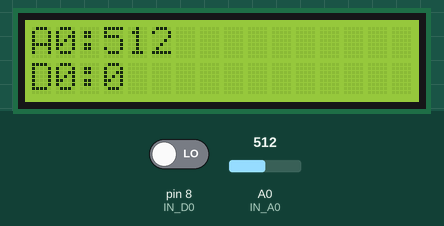
Recording of a sketch running on a simulated Arduino Uno, built with avr-gcc and run on an emulated ATmega328P. Parts: 16×2 character LCD. The test bench sets the inputs (shaded band); at power-on: A0 (IN_A0) = 512, pin 8 (IN_D0) LOW.

Above: at 1.2 s.
1.3 s: A0 (IN_A0) set to 716
At 3.1 s:
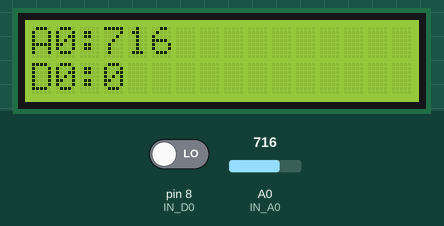
3.6 s: pin 8 (IN_D0) driven HIGH
At 5.3 s:
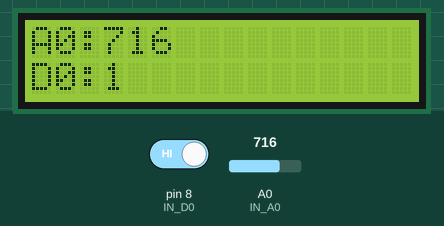
5.6 s: A0 (IN_A0) set to 900
At 6.9 s:
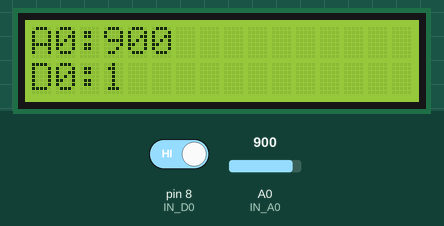
7.6 s: pin 8 (IN_D0) driven LOW
At 9.3 s:
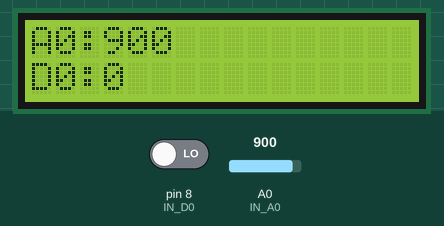
9.6 s: A0 (IN_A0) set to 1023
At 10.6 s:
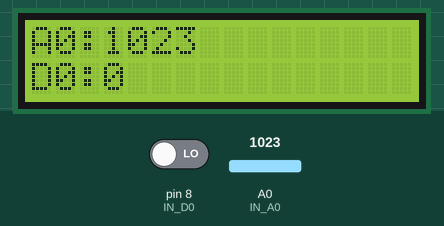
Timing chart, 0 to 12.6 s (numbered marks = the images above; inputs shaded):
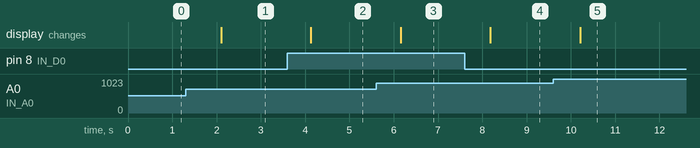

The sketch:

Light_Sensor.ino
```cpp
// (c) Michael Schoeffler 2017, http://www.mschoeffler.de
#include <Wire.h>
#include <LiquidCrystal_I2C.h>

LiquidCrystal_I2C lcd(0x27, 2, 1, 0, 4, 5, 6, 7, 3,POSITIVE); // initializes the LCM1602 IIC V1 (LCD module)
// 0x27 is the I2C address. This address might be different.

const int IN_A0 = A0; // analog input
const int IN_D0 = 8; // digital input

void setup() {
  pinMode (IN_A0, INPUT);
  pinMode (IN_D0, INPUT);
  lcd.begin(16, 2); // begins connection to the LCD module
  lcd.backlight(); // turns on the backlight
}

int value_A0;
bool value_D0;

void loop() {

  value_A0 = analogRead(IN_A0); // reads the analog input from the IR distance sensor
  value_D0 = digitalRead(IN_D0);// reads the digital input from the IR distance sensor

  lcd.setCursor(0, 0); // sets the cursor of the LCD module to the first line
  lcd.print("A0:");
  lcd.setCursor(3, 0); // sets the cursor of the LCD module to the fourth character
  lcd.print(value_A0); // prints analog value on the LCD module

  lcd.setCursor(0, 1); // sets the cursor of the LCD module to the first line
  lcd.print("D0:");
  lcd.setCursor(3, 1); // sets the cursor of the LCD module to the fourth character
  lcd.print(value_D0); // prints digital value on the LCD module

  delay(1000);
}
```

Measured:
- after the input at 1.3 s, the display: changes after 0.80 s (image 1)
- after the input at 3.6 s, the display: changes after 0.53 s (image 2)
- after the input at 5.6 s, the display: changes after 0.56 s (image 3)
- after the input at 7.6 s, the display: changes after 0.58 s (image 4)
- after the input at 9.6 s, the display: changes after 0.61 s (image 5)
